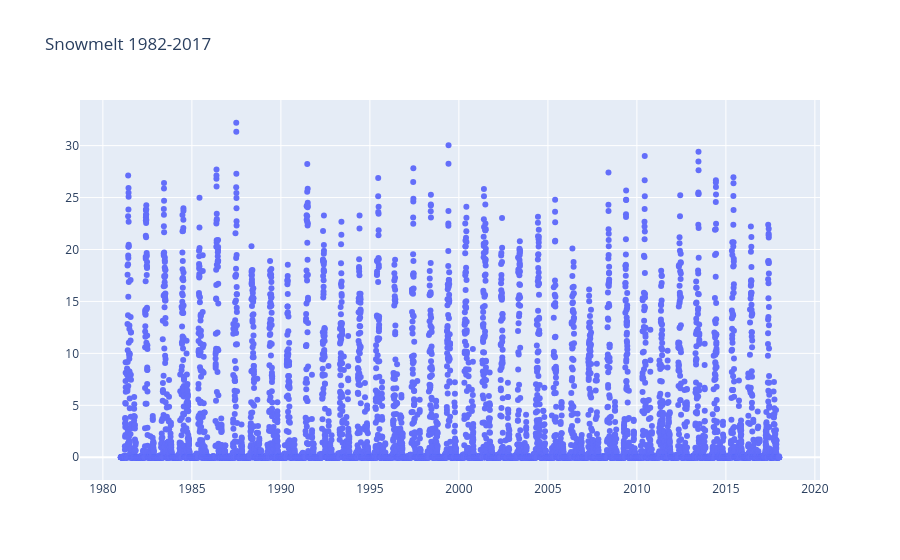

Notebook cell for this chart:
### Code cell
import plotly.graph_objects as go

fig = go.Figure(data=go.Scatter(
    x=vars_df.index,
    y=vars_df.SNO,
    mode='markers', # 'markers', 'lines' oder 'lines+markers'
    name='Messreihe 1'
))

fig.update_layout(title="Snowmelt 1982-2017")
fig.show()

### Figure 1 — Plotly figure (JSON) as saved in the notebook; plotly's stock layout.template omitted (floating-point values rounded to 4 significant figures; data arrays with more than 128 entries replaced by an {"elided": "..."} marker saying what was removed)
{"data": [{"mode": "markers", "name": "Messreihe 1", "type": "scatter", "x": {"elided": "13513 str values"}, "y": {"elided": "13513 float values"}}], "layout": {"title": {"text": "Snowmelt 1982-2017"}}}
